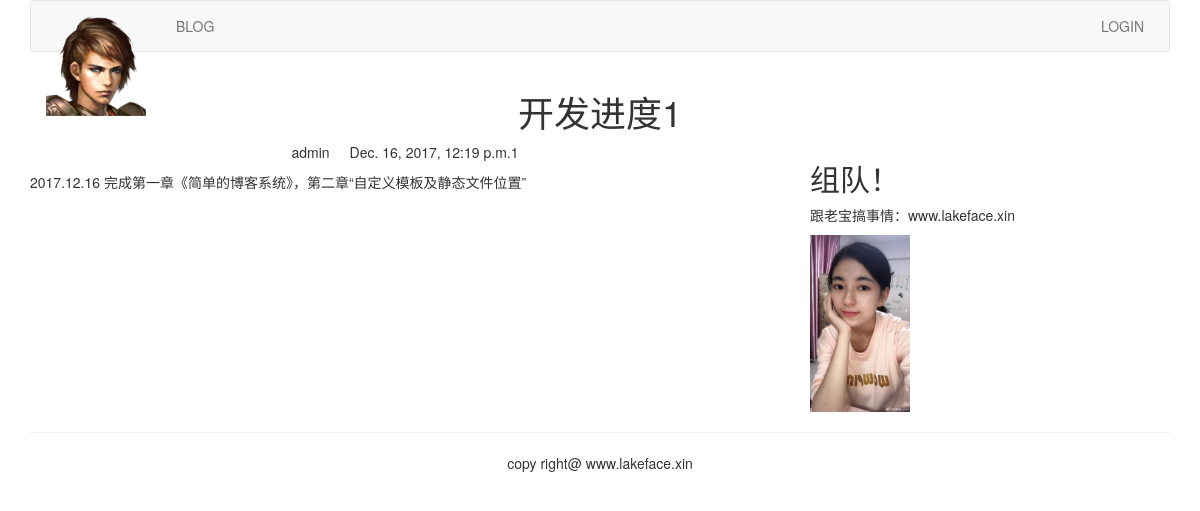
The app's page /blog/2/ with its own data.
### blog/models.py (models this page shows, shortened)
class BlogArticles(models.Model):
    title = models.CharField(max_length=300)
    author = models.ForeignKey(User, related_name='blog_posts')
    body = models.TextField()
    publish = models.DateTimeField(default=timezone.now)
    class Meta:
        ordering = ("-publish",)

### blog/views.py (the view)
# urls.py: url(r'^(?P<article_id>\d)/$', views.blog_article, name="blog_article"),
def blog_article(request, article_id):
    article = BlogArticles.objects.get(id=article_id)
    pub = article.publish
    return render(request, 'blog/content.html', {"article": article, "publish": pub})

### templates/blog/content.html (shortened to what this page needs)
{% extends "base.html" %}
{% block content %}
{% load staticfiles %}
<div class="row text-center vertical-middle-sm">
	<h1>{{ article.title }}</h1>
</div>
<div class="row">
	<div class="col-xs-12 col-md-8">
		<p class="text-center"><span>{{ article.author.username }}</span><span style="margin-left: 20px">{{ publish }}1</span></p>
		<div>{{ article.body }}</div>
	</div>
	<div class="col-xs-6 col-md-4">
		<h2>组队！</h2>
		<p>跟老宝搞事情：www.lakeface.xin</p>
		<img width="100px" src="{% static '/images/missliu.jpg' %}">
	</div>
</div>
{% endblock %}

### records on screen
BlogArticles: title "开发进度1", author.username "admin", publish "Dec. 16, 2017, 12:19 p.m.", body "2017.12.16 完成第一章《简单的博客系统》，第二章“自定义模板及静态文件位置”"
